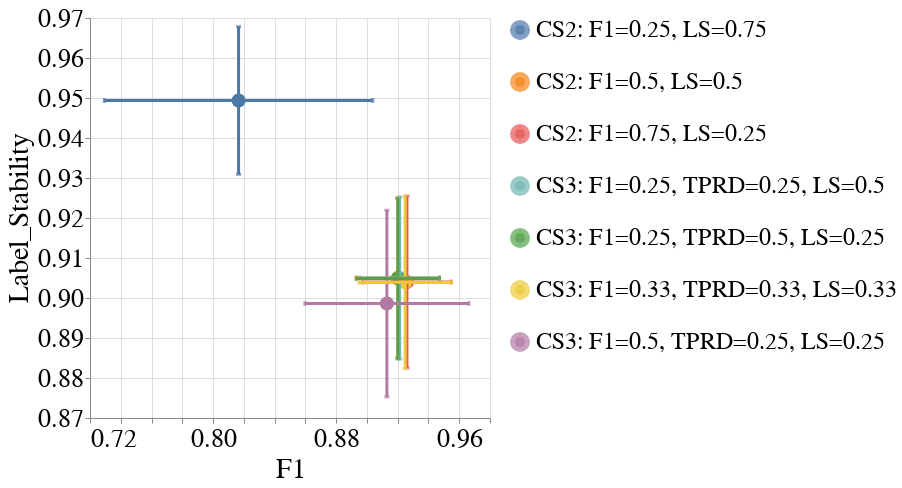

Notebook code cell kept with this figure:
### Code cell
create_box_plot_per_dataset_and_all_case_studies(to_plot=best_lp_metrics_per_exp_config_df,
                                                 exp_name=EXP_NAME,
                                                 dataset_name=DATASET_NAME,
                                                 metric_x="F1",
                                                 group_x="overall",
                                                 metric_y="Label_Stability",
                                                 group_y="overall",
                                                 rename_legend_dct=rename_legend_dct)

### Figure 1 — Vega-Lite specification as saved in the notebook (floating-point values rounded to 4 significant figures)
{"config": {"view": {"continuousWidth": 400, "continuousHeight": 300, "stroke": null}, "axis": {"labelFontSize": 26, "labelFontWeight": "normal", "titleFontSize": 28, "titleFontWeight": "normal"}, "legend": {"labelFontSize": 24, "labelLimit": 500, "symbolStrokeWidth": 10, "titleFontSize": 26}, "title": {"fontSize": 28}}, "layer": [{"mark": {"type": "point", "filled": true}, "encoding": {"color": {"field": "exp_config_name", "title": null, "type": "nominal"}, "size": {"value": 200}, "tooltip": [{"field": "exp_config_name", "type": "nominal"}, {"aggregate": "mean", "field": "F1", "type": "quantitative"}, {"aggregate": "mean", "field": "Label_Stability", "type": "quantitative"}], "x": {"aggregate": "mean", "field": "F1", "scale": {"zero": false}, "title": "F1", "type": "quantitative"}, "y": {"aggregate": "mean", "field": "Label_Stability", "scale": {"zero": false}, "title": "Label_Stability", "type": "quantitative"}}}, {"mark": {"type": "errorbar", "extent": "stdev", "orient": "vertical", "thickness": 3, "ticks": true}, "encoding": {"color": {"field": "exp_config_name", "title": null, "type": "nominal"}, "x": {"aggregate": "mean", "field": "F1", "scale": {"zero": false}, "title": "F1", "type": "quantitative"}, "y": {"field": "Label_Stability", "scale": {"zero": false}, "title": "Label_Stability", "type": "quantitative"}}}, {"mark": {"type": "errorbar", "extent": "stdev", "orient": "horizontal", "thickness": 3, "ticks": true}, "encoding": {"color": {"field": "exp_config_name", "title": null, "type": "nominal"}, "x": {"field": "F1", "scale": {"zero": false}, "title": "F1", "type": "quantitative"}, "y": {"aggregate": "mean", "field": "Label_Stability", "scale": {"zero": false}, "title": "Label_Stability", "type": "quantitative"}}}], "data": {"name": "data-b7b176a43d5d167262681a7a6bbde0db"}, "height": 400, "width": 400, "$schema": "https://vega.github.io/schema/vega-lite/v4.17.0.json", "datasets": {"data-b7b176a43d5d167262681a7a6bbde0db": [{"exp_config_name": "CS2: F1=0.25, LS=0.75", "run_num": 1, "logical_pipeline_uuid": "Tm9uZSZOT19GQUlSTkVTU19JTlRFUlZFTlRJT04mcmZfY2xm", "physical_pipeline_uuid": "8939878e-64d4-4d42-81cf-7eeedbae286f", "compound_pp_quality_x": 0.9347, "metric_x": "F1", "model_name": "rf_clf", "runtime_in_mins_x": 0.3662, "dataset_name": "diabetes", "logical_pipeline_name": "None&NO_FAIRNESS_INTERVENTION&rf_clf", "null_imputer_name_x": "None", "fairness_intervention_name_x": "NO_FAIRNESS_INTERVENTION", "Gender_dis_x": 0.9577, "Gender_priv_x": 0.9109, "F1": 0.9302, "compound_pp_quality_y": 0.9347, "metric_y": "Label_Stability", "runtime_in_mins_y": 0.3662, "null_imputer_name_y": "None", "fairness_intervention_name_y": "NO_FAIRNESS_INTERVENTION", "Gender_dis_y": 0.9593, "Gender_priv_y": 0.921, "Label_Stability": 0.9362}, {"exp_config_name": "CS2: F1=0.25, LS=0.75", "run_num": 2, "logical_pipeline_uuid": "Tm9uZSZOT19GQUlSTkVTU19JTlRFUlZFTlRJT04mcmZfY2xm", "physical_pipeline_uuid": "79bbab41-0032-49c6-b1cd-3044f196ff8a", "compound_pp_quality_x": 0.9195, "metric_x": "F1", "model_name": "rf_clf", "runtime_in_mins_x": 0.953, "dataset_name": "diabetes", "logical_pipeline_name": "None&NO_FAIRNESS_INTERVENTION&rf_clf", "null_imputer_name_x": "None", "fairness_intervention_name_x": "NO_FAIRNESS_INTERVENTION", "Gender_dis_x": 0.8824, "Gender_priv_x": 0.8261, "F1": 0.85, "compound_pp_quality_y": 0.9195, "metric_y": "Label_Stability", "runtime_in_mins_y": 0.953, "null_imputer_name_y": "None", "fairness_intervention_name_y": "NO_FAIRNESS_INTERVENTION", "Gender_dis_y": 0.9469, "Gender_priv_y": 0.94, "Label_Stability": 0.9426}, {"exp_config_name": "CS2: F1=0.25, LS=0.75", "run_num": 3, "logical_pipeline_uuid": "Tm9uZSZOT19GQUlSTkVTU19JTlRFUlZFTlRJT04mcmZfY2xm", "physical_pipeline_uuid": "eb15408e-83cb-4852-8e1d-cc6f474dde04", "compound_pp_quality_x": 0.9105, "metric_x": "F1", "model_name": "rf_clf", "runtime_in_mins_x": 1.264, "dataset_name": "diabetes", "logical_pipeline_name": "None&NO_FAIRNESS_INTERVENTION&rf_clf", "null_imputer_name_x": "None", "fairness_intervention_name_x": "NO_FAIRNESS_INTERVENTION", "Gender_dis_x": 0.9508, "Gender_priv_x": 0.7727, "F1": 0.8456, "compound_pp_quality_y": 0.9105, "metric_y": "Label_Stability", "runtime_in_mins_y": 1.264, "null_imputer_name_y": "None", "fairness_intervention_name_y": "NO_FAIRNESS_INTERVENTION", "Gender_dis_y": 0.9331, "Gender_priv_y": 0.9315, "Label_Stability": 0.9321}, {"exp_config_name": "CS2: F1=0.25, LS=0.75", "run_num": 4, "logical_pipeline_uuid": "Tm9uZSZOT19GQUlSTkVTU19JTlRFUlZFTlRJT04mbHJfY2xm", "physical_pipeline_uuid": "b0a04c13-c135-4b91-a5e7-cb45fa50b464", "compound_pp_quality_x": 0.9029, "metric_x": "F1", "model_name": "lr_clf", "runtime_in_mins_x": 0.07371, "dataset_name": "diabetes", "logical_pipeline_name": "None&NO_FAIRNESS_INTERVENTION&lr_clf", "null_imputer_name_x": "None", "fairness_intervention_name_x": "NO_FAIRNESS_INTERVENTION", "Gender_dis_x": 0.9275, "Gender_priv_x": 0.5679, "F1": 0.7333, "compound_pp_quality_y": 0.9029, "metric_y": "Label_Stability", "runtime_in_mins_y": 0.07371, "null_imputer_name_y": "None", "fairness_intervention_name_y": "NO_FAIRNESS_INTERVENTION", "Gender_dis_y": 0.966, "Gender_priv_y": 0.9552, "Label_Stability": 0.9594}, {"exp_config_name": "CS2: F1=0.25, LS=0.75", "run_num": 5, "logical_pipeline_uuid": "Tm9uZSZOT19GQUlSTkVTU19JTlRFUlZFTlRJT04mbGdibV9jbGY=", "physical_pipeline_uuid": "628f1069-1112-4519-b182-8aef53652da5", "compound_pp_quality_x": 0.9134, "metric_x": "F1", "model_name": "lgbm_clf", "runtime_in_mins_x": 0.04169, "dataset_name": "diabetes", "logical_pipeline_name": "None&NO_FAIRNESS_INTERVENTION&lgbm_clf", "null_imputer_name_x": "None", "fairness_intervention_name_x": "NO_FAIRNESS_INTERVENTION", "Gender_dis_x": 0.7397, "Gender_priv_x": 0.7089, "F1": 0.7237, "compound_pp_quality_y": 0.9134, "metric_y": "Label_Stability", "runtime_in_mins_y": 0.04169, "null_imputer_name_y": "None", "fairness_intervention_name_y": "NO_FAIRNESS_INTERVENTION", "Gender_dis_y": 0.9697, "Gender_priv_y": 0.9811, "Label_Stability": 0.9766}, {"exp_config_name": "CS2: F1=0.5, LS=0.5", "run_num": 1, "logical_pipeline_uuid": "Tm9uZSZOT19GQUlSTkVTU19JTlRFUlZFTlRJT04mcmZfY2xm", "physical_pipeline_uuid": "9ed649c2-5c45-4353-aa8a-ff670a0aa419", "compound_pp_quality_x": 0.9332, "metric_x": "F1", "model_name": "rf_clf", "runtime_in_mins_x": 0.3788, "dataset_name": "diabetes", "logical_pipeline_name": "None&NO_FAIRNESS_INTERVENTION&rf_clf", "null_imputer_name_x": "None", "fairness_intervention_name_x": "NO_FAIRNESS_INTERVENTION", "Gender_dis_x": 0.9577, "Gender_priv_x": 0.9109, "F1": 0.9302, "compound_pp_quality_y": 0.9332, "metric_y": "Label_Stability", "runtime_in_mins_y": 0.3788, "null_imputer_name_y": "None", "fairness_intervention_name_y": "NO_FAIRNESS_INTERVENTION", "Gender_dis_y": 0.9593, "Gender_priv_y": 0.921, "Label_Stability": 0.9362}, {"exp_config_name": "CS2: F1=0.5, LS=0.5", "run_num": 2, "logical_pipeline_uuid": "Tm9uZSZOT19GQUlSTkVTU19JTlRFUlZFTlRJT04mcmZfY2xm", "physical_pipeline_uuid": "cd8f0374-361c-4344-a8b3-e047bb5cfcd5", "compound_pp_quality_x": 0.9282, "metric_x": "F1", "model_name": "rf_clf", "runtime_in_mins_x": 1.145, "dataset_name": "diabetes", "logical_pipeline_name": "None&NO_FAIRNESS_INTERVENTION&rf_clf", "null_imputer_name_x": "None", "fairness_intervention_name_x": "NO_FAIRNESS_INTERVENTION", "Gender_dis_x": 0.9706, "Gender_priv_x": 0.9485, "F1": 0.9576, "compound_pp_quality_y": 0.9282, "metric_y": "Label_Stability", "runtime_in_mins_y": 1.145, "null_imputer_name_y": "None", "fairness_intervention_name_y": "NO_FAIRNESS_INTERVENTION", "Gender_dis_y": 0.9288, "Gender_priv_y": 0.8802, "Label_Stability": 0.8988}, {"exp_config_name": "CS2: F1=0.5, LS=0.5", "run_num": 3, "logical_pipeline_uuid": "Tm9uZSZOT19GQUlSTkVTU19JTlRFUlZFTlRJT04mcmZfY2xm", "physical_pipeline_uuid": "080b2bd1-ee71-4027-9deb-b1ca6afb739a", "compound_pp_quality_x": 0.8995, "metric_x": "F1", "model_name": "rf_clf", "runtime_in_mins_x": 0.1698, "dataset_name": "diabetes", "logical_pipeline_name": "None&NO_FAIRNESS_INTERVENTION&rf_clf", "null_imputer_name_x": "None", "fairness_intervention_name_x": "NO_FAIRNESS_INTERVENTION", "Gender_dis_x": 0.9508, "Gender_priv_x": 0.8511, "F1": 0.8903, "compound_pp_quality_y": 0.8995, "metric_y": "Label_Stability", "runtime_in_mins_y": 0.1698, "null_imputer_name_y": "None", "fairness_intervention_name_y": "NO_FAIRNESS_INTERVENTION", "Gender_dis_y": 0.9457, "Gender_priv_y": 0.8878, "Label_Stability": 0.9087}, {"exp_config_name": "CS2: F1=0.5, LS=0.5", "run_num": 4, "logical_pipeline_uuid": "Tm9uZSZOT19GQUlSTkVTU19JTlRFUlZFTlRJT04mcmZfY2xm", "physical_pipeline_uuid": "0f4eea10-2f4a-4c19-b1be-ed9c0c6007a1", "compound_pp_quality_x": 0.8987, "metric_x": "F1", "model_name": "rf_clf", "runtime_in_mins_x": 0.2083, "dataset_name": "diabetes", "logical_pipeline_name": "None&NO_FAIRNESS_INTERVENTION&rf_clf", "null_imputer_name_x": "None", "fairness_intervention_name_x": "NO_FAIRNESS_INTERVENTION", "Gender_dis_x": 0.9412, "Gender_priv_x": 0.8636, "F1": 0.8974, "compound_pp_quality_y": 0.8987, "metric_y": "Label_Stability", "runtime_in_mins_y": 0.2083, "null_imputer_name_y": "None", "fairness_intervention_name_y": "NO_FAIRNESS_INTERVENTION", "Gender_dis_y": 0.9499, "Gender_priv_y": 0.8676, "Label_Stability": 0.9}, {"exp_config_name": "CS2: F1=0.5, LS=0.5", "run_num": 5, "logical_pipeline_uuid": "Tm9uZSZOT19GQUlSTkVTU19JTlRFUlZFTlRJT04mcmZfY2xm", "physical_pipeline_uuid": "ac27dc05-df85-4a91-b331-4322c5cdefe9", "compound_pp_quality_x": 0.9032, "metric_x": "F1", "model_name": "rf_clf", "runtime_in_mins_x": 0.3644, "dataset_name": "diabetes", "logical_pipeline_name": "None&NO_FAIRNESS_INTERVENTION&rf_clf", "null_imputer_name_x": "None", "fairness_intervention_name_x": "NO_FAIRNESS_INTERVENTION", "Gender_dis_x": 0.9067, "Gender_priv_x": 0.9412, "F1": 0.925, "compound_pp_quality_y": 0.9032, "metric_y": "Label_Stability", "runtime_in_mins_y": 0.3644, "null_imputer_name_y": "None", "fairness_intervention_name_y": "NO_FAIRNESS_INTERVENTION", "Gender_dis_y": 0.8867, "Gender_priv_y": 0.8781, "Label_Stability": 0.8815}, {"exp_config_name": "CS2: F1=0.75, LS=0.25", "run_num": 1, "logical_pipeline_uuid": "Tm9uZSZOT19GQUlSTkVTU19JTlRFUlZFTlRJT04mcmZfY2xm", "physical_pipeline_uuid": "554f6185-d959-4824-9773-9798c0a8f4de", "compound_pp_quality_x": 0.9317, "metric_x": "F1", "model_name": "rf_clf", "runtime_in_mins_x": 0.4316, "dataset_name": "diabetes", "logical_pipeline_name": "None&NO_FAIRNESS_INTERVENTION&rf_clf", "null_imputer_name_x": "None", "fairness_intervention_name_x": "NO_FAIRNESS_INTERVENTION", "Gender_dis_x": 0.9577, "Gender_priv_x": 0.9109, "F1": 0.9302, "compound_pp_quality_y": 0.9317, "metric_y": "Label_Stability", "runtime_in_mins_y": 0.4316, "null_imputer_name_y": "None", "fairness_intervention_name_y": "NO_FAIRNESS_INTERVENTION", "Gender_dis_y": 0.9593, "Gender_priv_y": 0.921, "Label_Stability": 0.9362}, {"exp_config_name": "CS2: F1=0.75, LS=0.25", "run_num": 2, "logical_pipeline_uuid": "Tm9uZSZOT19GQUlSTkVTU19JTlRFUlZFTlRJT04mcmZfY2xm", "physical_pipeline_uuid": "e613408e-f6db-4c3e-b7f7-a3eae1c5d163", "compound_pp_quality_x": 0.9427, "metric_x": "F1", "model_name": "rf_clf", "runtime_in_mins_x": 0.8657, "dataset_name": "diabetes", "logical_pipeline_name": "None&NO_FAIRNESS_INTERVENTION&rf_clf", "null_imputer_name_x": "None", "fairness_intervention_name_x": "NO_FAIRNESS_INTERVENTION", "Gender_dis_x": 0.9706, "Gender_priv_x": 0.9485, "F1": 0.9576, "compound_pp_quality_y": 0.9427, "metric_y": "Label_Stability", "runtime_in_mins_y": 0.8657, "null_imputer_name_y": "None", "fairness_intervention_name_y": "NO_FAIRNESS_INTERVENTION", "Gender_dis_y": 0.9223, "Gender_priv_y": 0.8829, "Label_Stability": 0.8979}, {"exp_config_name": "CS2: F1=0.75, LS=0.25", "run_num": 3, "logical_pipeline_uuid": "Tm9uZSZOT19GQUlSTkVTU19JTlRFUlZFTlRJT04mcmZfY2xm", "physical_pipeline_uuid": "972dc5a6-023f-450a-92e0-db2b8c573393", "compound_pp_quality_x": 0.8949, "metric_x": "F1", "model_name": "rf_clf", "runtime_in_mins_x": 0.2151, "dataset_name": "diabetes", "logical_pipeline_name": "None&NO_FAIRNESS_INTERVENTION&rf_clf", "null_imputer_name_x": "None", "fairness_intervention_name_x": "NO_FAIRNESS_INTERVENTION", "Gender_dis_x": 0.9508, "Gender_priv_x": 0.8511, "F1": 0.8903, "compound_pp_quality_y": 0.8949, "metric_y": "Label_Stability", "runtime_in_mins_y": 0.2151, "null_imputer_name_y": "None", "fairness_intervention_name_y": "NO_FAIRNESS_INTERVENTION", "Gender_dis_y": 0.9457, "Gender_priv_y": 0.8878, "Label_Stability": 0.9087}, {"exp_config_name": "CS2: F1=0.75, LS=0.25", "run_num": 4, "logical_pipeline_uuid": "Tm9uZSZOT19GQUlSTkVTU19JTlRFUlZFTlRJT04mcmZfY2xm", "physical_pipeline_uuid": "e51af03b-af06-4f76-a026-a4c7098e1a64", "compound_pp_quality_x": 0.9025, "metric_x": "F1", "model_name": "rf_clf", "runtime_in_mins_x": 0.09414, "dataset_name": "diabetes", "logical_pipeline_name": "None&NO_FAIRNESS_INTERVENTION&rf_clf", "null_imputer_name_x": "None", "fairness_intervention_name_x": "NO_FAIRNESS_INTERVENTION", "Gender_dis_x": 0.9412, "Gender_priv_x": 0.8736, "F1": 0.9032, "compound_pp_quality_y": 0.9025, "metric_y": "Label_Stability", "runtime_in_mins_y": 0.09414, "null_imputer_name_y": "None", "fairness_intervention_name_y": "NO_FAIRNESS_INTERVENTION", "Gender_dis_y": 0.9551, "Gender_priv_y": 0.865, "Label_Stability": 0.9004}, {"exp_config_name": "CS2: F1=0.75, LS=0.25", "run_num": 5, "logical_pipeline_uuid": "Tm9uZSZOT19GQUlSTkVTU19JTlRFUlZFTlRJT04mcmZfY2xm", "physical_pipeline_uuid": "7fa89018-728c-438b-bbe3-7eff626ca6d3", "compound_pp_quality_x": 0.9307, "metric_x": "F1", "model_name": "rf_clf", "runtime_in_mins_x": 0.6347, "dataset_name": "diabetes", "logical_pipeline_name": "None&NO_FAIRNESS_INTERVENTION&rf_clf", "null_imputer_name_x": "None", "fairness_intervention_name_x": "NO_FAIRNESS_INTERVENTION", "Gender_dis_x": 0.9577, "Gender_priv_x": 0.9412, "F1": 0.9487, "compound_pp_quality_y": 0.9307, "metric_y": "Label_Stability", "runtime_in_mins_y": 0.6347, "null_imputer_name_y": "None", "fairness_intervention_name_y": "NO_FAIRNESS_INTERVENTION", "Gender_dis_y": 0.8796, "Gender_priv_y": 0.8749, "Label_Stability": 0.8768}, {"exp_config_name": "CS3: F1=0.25, TPRD=0.25, LS=0.5", "run_num": 1, "logical_pipeline_uuid": "Tm9uZSZOT19GQUlSTkVTU19JTlRFUlZFTlRJT04mcmZfY2xm", "physical_pipeline_uuid": "7dbfe994-65d4-431f-b832-d6262564fe40", "compound_pp_quality_x": 0.9357, "metric_x": "F1", "model_name": "rf_clf", "runtime_in_mins_x": 0.3596, "dataset_name": "diabetes", "logical_pipeline_name": "None&NO_FAIRNESS_INTERVENTION&rf_clf", "null_imputer_name_x": "None", "fairness_intervention_name_x": "NO_FAIRNESS_INTERVENTION", "Gender_dis_x": 0.9577, "Gender_priv_x": 0.9109, "F1": 0.9302, "compound_pp_quality_y": 0.9357, "metric_y": "Label_Stability", "runtime_in_mins_y": 0.3596, "null_imputer_name_y": "None", "fairness_intervention_name_y": "NO_FAIRNESS_INTERVENTION", "Gender_dis_y": 0.9593, "Gender_priv_y": 0.921, "Label_Stability": 0.9362}, {"exp_config_name": "CS3: F1=0.25, TPRD=0.25, LS=0.5", "run_num": 2, "logical_pipeline_uuid": "Tm9uZSZOT19GQUlSTkVTU19JTlRFUlZFTlRJT04mcmZfY2xm", "physical_pipeline_uuid": "2388c476-c420-4416-a00c-3f5092645cfe", "compound_pp_quality_x": 0.9335, "metric_x": "F1", "model_name": "rf_clf", "runtime_in_mins_x": 1.729, "dataset_name": "diabetes", "logical_pipeline_name": "None&NO_FAIRNESS_INTERVENTION&rf_clf", "null_imputer_name_x": "None", "fairness_intervention_name_x": "NO_FAIRNESS_INTERVENTION", "Gender_dis_x": 0.9706, "Gender_priv_x": 0.9485, "F1": 0.9576, "compound_pp_quality_y": 0.9335, "metric_y": "Label_Stability", "runtime_in_mins_y": 1.729, "null_imputer_name_y": "None", "fairness_intervention_name_y": "NO_FAIRNESS_INTERVENTION", "Gender_dis_y": 0.9288, "Gender_priv_y": 0.8802, "Label_Stability": 0.8988}, {"exp_config_name": "CS3: F1=0.25, TPRD=0.25, LS=0.5", "run_num": 3, "logical_pipeline_uuid": "Tm9uZSZOT19GQUlSTkVTU19JTlRFUlZFTlRJT04mcmZfY2xm", "physical_pipeline_uuid": "15190404-0407-400f-a9fd-c2b9810c7f99", "compound_pp_quality_x": 0.8936, "metric_x": "F1", "model_name": "rf_clf", "runtime_in_mins_x": 0.2844, "dataset_name": "diabetes", "logical_pipeline_name": "None&NO_FAIRNESS_INTERVENTION&rf_clf", "null_imputer_name_x": "None", "fairness_intervention_name_x": "NO_FAIRNESS_INTERVENTION", "Gender_dis_x": 0.9508, "Gender_priv_x": 0.8511, "F1": 0.8903, "compound_pp_quality_y": 0.8936, "metric_y": "Label_Stability", "runtime_in_mins_y": 0.2844, "null_imputer_name_y": "None", "fairness_intervention_name_y": "NO_FAIRNESS_INTERVENTION", "Gender_dis_y": 0.9457, "Gender_priv_y": 0.8878, "Label_Stability": 0.9087}, {"exp_config_name": "CS3: F1=0.25, TPRD=0.25, LS=0.5", "run_num": 4, "logical_pipeline_uuid": "Tm9uZSZOT19GQUlSTkVTU19JTlRFUlZFTlRJT04mcmZfY2xm", "physical_pipeline_uuid": "5190675e-2b12-495b-a8bb-4420f06ab8d0", "compound_pp_quality_x": 0.8998, "metric_x": "F1", "model_name": "rf_clf", "runtime_in_mins_x": 0.1495, "dataset_name": "diabetes", "logical_pipeline_name": "None&NO_FAIRNESS_INTERVENTION&rf_clf", "null_imputer_name_x": "None", "fairness_intervention_name_x": "NO_FAIRNESS_INTERVENTION", "Gender_dis_x": 0.9412, "Gender_priv_x": 0.8736, "F1": 0.9032, "compound_pp_quality_y": 0.8998, "metric_y": "Label_Stability", "runtime_in_mins_y": 0.1495, "null_imputer_name_y": "None", "fairness_intervention_name_y": "NO_FAIRNESS_INTERVENTION", "Gender_dis_y": 0.9581, "Gender_priv_y": 0.8638, "Label_Stability": 0.9009}, {"exp_config_name": "CS3: F1=0.25, TPRD=0.25, LS=0.5", "run_num": 5, "logical_pipeline_uuid": "Tm9uZSZOT19GQUlSTkVTU19JTlRFUlZFTlRJT04mcmZfY2xm", "physical_pipeline_uuid": "028ba49c-e6ec-4363-b79f-9714485aabc6", "compound_pp_quality_x": 0.9215, "metric_x": "F1", "model_name": "rf_clf", "runtime_in_mins_x": 0.458, "dataset_name": "diabetes", "logical_pipeline_name": "None&NO_FAIRNESS_INTERVENTION&rf_clf", "null_imputer_name_x": "None", "fairness_intervention_name_x": "NO_FAIRNESS_INTERVENTION", "Gender_dis_x": 0.9067, "Gender_priv_x": 0.9412, "F1": 0.925, "compound_pp_quality_y": 0.9215, "metric_y": "Label_Stability", "runtime_in_mins_y": 0.458, "null_imputer_name_y": "None", "fairness_intervention_name_y": "NO_FAIRNESS_INTERVENTION", "Gender_dis_y": 0.8867, "Gender_priv_y": 0.8764, "Label_Stability": 0.8804}, {"exp_config_name": "CS3: F1=0.25, TPRD=0.5, LS=0.25", "run_num": 1, "logical_pipeline_uuid": "Tm9uZSZOT19GQUlSTkVTU19JTlRFUlZFTlRJT04mcmZfY2xm", "physical_pipeline_uuid": "1d038b04-892c-4018-8983-cedfdf03f090", "compound_pp_quality_x": 0.9367, "metric_x": "F1", "model_name": "rf_clf", "runtime_in_mins_x": 0.3948, "dataset_name": "diabetes", "logical_pipeline_name": "None&NO_FAIRNESS_INTERVENTION&rf_clf", "null_imputer_name_x": "None", "fairness_intervention_name_x": "NO_FAIRNESS_INTERVENTION", "Gender_dis_x": 0.9577, "Gender_priv_x": 0.9109, "F1": 0.9302, "compound_pp_quality_y": 0.9367, "metric_y": "Label_Stability", "runtime_in_mins_y": 0.3948, "null_imputer_name_y": "None", "fairness_intervention_name_y": "NO_FAIRNESS_INTERVENTION", "Gender_dis_y": 0.9593, "Gender_priv_y": 0.921, "Label_Stability": 0.9362}, {"exp_config_name": "CS3: F1=0.25, TPRD=0.5, LS=0.25", "run_num": 2, "logical_pipeline_uuid": "Tm9uZSZOT19GQUlSTkVTU19JTlRFUlZFTlRJT04mcmZfY2xm", "physical_pipeline_uuid": "c77cab1c-8555-4d2f-87cf-fb78385f612f", "compound_pp_quality_x": 0.9535, "metric_x": "F1", "model_name": "rf_clf", "runtime_in_mins_x": 0.7588, "dataset_name": "diabetes", "logical_pipeline_name": "None&NO_FAIRNESS_INTERVENTION&rf_clf", "null_imputer_name_x": "None", "fairness_intervention_name_x": "NO_FAIRNESS_INTERVENTION", "Gender_dis_x": 0.9706, "Gender_priv_x": 0.9485, "F1": 0.9576, "compound_pp_quality_y": 0.9535, "metric_y": "Label_Stability", "runtime_in_mins_y": 0.7588, "null_imputer_name_y": "None", "fairness_intervention_name_y": "NO_FAIRNESS_INTERVENTION", "Gender_dis_y": 0.9277, "Gender_priv_y": 0.8812, "Label_Stability": 0.899}, {"exp_config_name": "CS3: F1=0.25, TPRD=0.5, LS=0.25", "run_num": 3, "logical_pipeline_uuid": "Tm9uZSZOT19GQUlSTkVTU19JTlRFUlZFTlRJT04mcmZfY2xm", "physical_pipeline_uuid": "83c2270c-92dd-4d60-9ad0-a31563ceb9f8", "compound_pp_quality_x": 0.8831, "metric_x": "F1", "model_name": "rf_clf", "runtime_in_mins_x": 0.1952, "dataset_name": "diabetes", "logical_pipeline_name": "None&NO_FAIRNESS_INTERVENTION&rf_clf", "null_imputer_name_x": "None", "fairness_intervention_name_x": "NO_FAIRNESS_INTERVENTION", "Gender_dis_x": 0.9508, "Gender_priv_x": 0.8511, "F1": 0.8903, "compound_pp_quality_y": 0.8831, "metric_y": "Label_Stability", "runtime_in_mins_y": 0.1952, "null_imputer_name_y": "None", "fairness_intervention_name_y": "NO_FAIRNESS_INTERVENTION", "Gender_dis_y": 0.9457, "Gender_priv_y": 0.8878, "Label_Stability": 0.9087}, {"exp_config_name": "CS3: F1=0.25, TPRD=0.5, LS=0.25", "run_num": 4, "logical_pipeline_uuid": "Tm9uZSZOT19GQUlSTkVTU19JTlRFUlZFTlRJT04mcmZfY2xm", "physical_pipeline_uuid": "8ea4bf95-1e76-4700-b7aa-463ef3f2e078", "compound_pp_quality_x": 0.8962, "metric_x": "F1", "model_name": "rf_clf", "runtime_in_mins_x": 0.8846, "dataset_name": "diabetes", "logical_pipeline_name": "None&NO_FAIRNESS_INTERVENTION&rf_clf", "null_imputer_name_x": "None", "fairness_intervention_name_x": "NO_FAIRNESS_INTERVENTION", "Gender_dis_x": 0.9412, "Gender_priv_x": 0.8636, "F1": 0.8974, "compound_pp_quality_y": 0.8962, "metric_y": "Label_Stability", "runtime_in_mins_y": 0.8846, "null_imputer_name_y": "None", "fairness_intervention_name_y": "NO_FAIRNESS_INTERVENTION", "Gender_dis_y": 0.9495, "Gender_priv_y": 0.8662, "Label_Stability": 0.899}, {"exp_config_name": "CS3: F1=0.25, TPRD=0.5, LS=0.25", "run_num": 5, "logical_pipeline_uuid": "Tm9uZSZOT19GQUlSTkVTU19JTlRFUlZFTlRJT04mcmZfY2xm", "physical_pipeline_uuid": "118dd7f0-8c8c-46a6-8fea-3cf4c932cbae", "compound_pp_quality_x": 0.9516, "metric_x": "F1", "model_name": "rf_clf", "runtime_in_mins_x": 0.4297, "dataset_name": "diabetes", "logical_pipeline_name": "None&NO_FAIRNESS_INTERVENTION&rf_clf", "null_imputer_name_x": "None", "fairness_intervention_name_x": "NO_FAIRNESS_INTERVENTION", "Gender_dis_x": 0.9067, "Gender_priv_x": 0.9412, "F1": 0.925, "compound_pp_quality_y": 0.9516, "metric_y": "Label_Stability", "runtime_in_mins_y": 0.4297, "null_imputer_name_y": "None", "fairness_intervention_name_y": "NO_FAIRNESS_INTERVENTION", "Gender_dis_y": 0.8867, "Gender_priv_y": 0.8781, "Label_Stability": 0.8815}, {"exp_config_name": "CS3: F1=0.5, TPRD=0.25, LS=0.25", "run_num": 1, "logical_pipeline_uuid": "Tm9uZSZOT19GQUlSTkVTU19JTlRFUlZFTlRJT04mcmZfY2xm", "physical_pipeline_uuid": "9224fe8c-4944-4b70-89d2-e74dd943d5d5", "compound_pp_quality_x": 0.9342, "metric_x": "F1", "model_name": "rf_clf", "runtime_in_mins_x": 0.3736, "dataset_name": "diabetes", "logical_pipeline_name": "None&NO_FAIRNESS_INTERVENTION&rf_clf", "null_imputer_name_x": "None", "fairness_intervention_name_x": "NO_FAIRNESS_INTERVENTION", "Gender_dis_x": 0.9577, "Gender_priv_x": 0.9109, "F1": 0.9302, "compound_pp_quality_y": 0.9342, "metric_y": "Label_Stability", "runtime_in_mins_y": 0.3736, "null_imputer_name_y": "None", "fairness_intervention_name_y": "NO_FAIRNESS_INTERVENTION", "Gender_dis_y": 0.9593, "Gender_priv_y": 0.921, "Label_Stability": 0.9362}, {"exp_config_name": "CS3: F1=0.5, TPRD=0.25, LS=0.25", "run_num": 2, "logical_pipeline_uuid": "Tm9uZSZOT19GQUlSTkVTU19JTlRFUlZFTlRJT04mcmZfY2xm", "physical_pipeline_uuid": "18b02800-5d51-4800-8169-694cabafa5d5", "compound_pp_quality_x": 0.948, "metric_x": "F1", "model_name": "rf_clf", "runtime_in_mins_x": 1.003, "dataset_name": "diabetes", "logical_pipeline_name": "None&NO_FAIRNESS_INTERVENTION&rf_clf", "null_imputer_name_x": "None", "fairness_intervention_name_x": "NO_FAIRNESS_INTERVENTION", "Gender_dis_x": 0.9706, "Gender_priv_x": 0.9485, "F1": 0.9576, "compound_pp_quality_y": 0.948, "metric_y": "Label_Stability", "runtime_in_mins_y": 1.003, "null_imputer_name_y": "None", "fairness_intervention_name_y": "NO_FAIRNESS_INTERVENTION", "Gender_dis_y": 0.9223, "Gender_priv_y": 0.8829, "Label_Stability": 0.8979}, {"exp_config_name": "CS3: F1=0.5, TPRD=0.25, LS=0.25", "run_num": 3, "logical_pipeline_uuid": "Tm9uZSZOT19GQUlSTkVTU19JTlRFUlZFTlRJT04mbGdibV9jbGY=", "physical_pipeline_uuid": "fa2c365d-6050-4dde-8d07-dc3524d1f624", "compound_pp_quality_x": 0.8518, "metric_x": "F1", "model_name": "lgbm_clf", "runtime_in_mins_x": 0.07182, "dataset_name": "diabetes", "logical_pipeline_name": "None&NO_FAIRNESS_INTERVENTION&lgbm_clf", "null_imputer_name_x": "None", "fairness_intervention_name_x": "NO_FAIRNESS_INTERVENTION", "Gender_dis_x": 0.8929, "Gender_priv_x": 0.7816, "F1": 0.8252, "compound_pp_quality_y": 0.8518, "metric_y": "Label_Stability", "runtime_in_mins_y": 0.07182, "null_imputer_name_y": "None", "fairness_intervention_name_y": "NO_FAIRNESS_INTERVENTION", "Gender_dis_y": 0.8698, "Gender_priv_y": 0.8885, "Label_Stability": 0.8818}, {"exp_config_name": "CS3: F1=0.5, TPRD=0.25, LS=0.25", "run_num": 4, "logical_pipeline_uuid": "Tm9uZSZOT19GQUlSTkVTU19JTlRFUlZFTlRJT04mcmZfY2xm", "physical_pipeline_uuid": "e5c8e664-57ab-4082-a1cb-df61e5780802", "compound_pp_quality_x": 0.9003, "metric_x": "F1", "model_name": "rf_clf", "runtime_in_mins_x": 0.08119, "dataset_name": "diabetes", "logical_pipeline_name": "None&NO_FAIRNESS_INTERVENTION&rf_clf", "null_imputer_name_x": "None", "fairness_intervention_name_x": "NO_FAIRNESS_INTERVENTION", "Gender_dis_x": 0.9412, "Gender_priv_x": 0.8736, "F1": 0.9032, "compound_pp_quality_y": 0.9003, "metric_y": "Label_Stability", "runtime_in_mins_y": 0.08119, "null_imputer_name_y": "None", "fairness_intervention_name_y": "NO_FAIRNESS_INTERVENTION", "Gender_dis_y": 0.9551, "Gender_priv_y": 0.865, "Label_Stability": 0.9004}, {"exp_config_name": "CS3: F1=0.5, TPRD=0.25, LS=0.25", "run_num": 5, "logical_pipeline_uuid": "Tm9uZSZOT19GQUlSTkVTU19JTlRFUlZFTlRJT04mcmZfY2xm", "physical_pipeline_uuid": "dd818d1c-2e47-4d37-80d8-8c6d5f1e8c3a", "compound_pp_quality_x": 0.9436, "metric_x": "F1", "model_name": "rf_clf", "runtime_in_mins_x": 0.6953, "dataset_name": "diabetes", "logical_pipeline_name": "None&NO_FAIRNESS_INTERVENTION&rf_clf", "null_imputer_name_x": "None", "fairness_intervention_name_x": "NO_FAIRNESS_INTERVENTION", "Gender_dis_x": 0.9577, "Gender_priv_x": 0.9412, "F1": 0.9487, "compound_pp_quality_y": 0.9436, "metric_y": "Label_Stability", "runtime_in_mins_y": 0.6953, "null_imputer_name_y": "None", "fairness_intervention_name_y": "NO_FAIRNESS_INTERVENTION", "Gender_dis_y": 0.8796, "Gender_priv_y": 0.8749, "Label_Stability": 0.8768}, {"exp_config_name": "CS3: F1=0.33, TPRD=0.33, LS=0.33", "run_num": 1, "logical_pipeline_uuid": "Tm9uZSZOT19GQUlSTkVTU19JTlRFUlZFTlRJT04mcmZfY2xm", "physical_pipeline_uuid": "74c3a2ee-b161-4fae-a92b-4f881e59a89f", "compound_pp_quality_x": 0.9262, "metric_x": "F1", "model_name": "rf_clf", "runtime_in_mins_x": 0.3739, "dataset_name": "diabetes", "logical_pipeline_name": "None&NO_FAIRNESS_INTERVENTION&rf_clf", "null_imputer_name_x": "None", "fairness_intervention_name_x": "NO_FAIRNESS_INTERVENTION", "Gender_dis_x": 0.9577, "Gender_priv_x": 0.9109, "F1": 0.9302, "compound_pp_quality_y": 0.9262, "metric_y": "Label_Stability", "runtime_in_mins_y": 0.3739, "null_imputer_name_y": "None", "fairness_intervention_name_y": "NO_FAIRNESS_INTERVENTION", "Gender_dis_y": 0.9593, "Gender_priv_y": 0.921, "Label_Stability": 0.9362}, {"exp_config_name": "CS3: F1=0.33, TPRD=0.33, LS=0.33", "run_num": 2, "logical_pipeline_uuid": "Tm9uZSZOT19GQUlSTkVTU19JTlRFUlZFTlRJT04mcmZfY2xm", "physical_pipeline_uuid": "d96b8792-9f5d-4596-9757-f26ceab39e73", "compound_pp_quality_x": 0.9353, "metric_x": "F1", "model_name": "rf_clf", "runtime_in_mins_x": 0.8578, "dataset_name": "diabetes", "logical_pipeline_name": "None&NO_FAIRNESS_INTERVENTION&rf_clf", "null_imputer_name_x": "None", "fairness_intervention_name_x": "NO_FAIRNESS_INTERVENTION", "Gender_dis_x": 0.9706, "Gender_priv_x": 0.9485, "F1": 0.9576, "compound_pp_quality_y": 0.9353, "metric_y": "Label_Stability", "runtime_in_mins_y": 0.8578, "null_imputer_name_y": "None", "fairness_intervention_name_y": "NO_FAIRNESS_INTERVENTION", "Gender_dis_y": 0.9223, "Gender_priv_y": 0.8829, "Label_Stability": 0.8979}, {"exp_config_name": "CS3: F1=0.33, TPRD=0.33, LS=0.33", "run_num": 3, "logical_pipeline_uuid": "Tm9uZSZOT19GQUlSTkVTU19JTlRFUlZFTlRJT04mcmZfY2xm", "physical_pipeline_uuid": "3f9b91c8-fb6d-45e8-835e-d12dd5038ffe", "compound_pp_quality_x": 0.8797, "metric_x": "F1", "model_name": "rf_clf", "runtime_in_mins_x": 0.1847, "dataset_name": "diabetes", "logical_pipeline_name": "None&NO_FAIRNESS_INTERVENTION&rf_clf", "null_imputer_name_x": "None", "fairness_intervention_name_x": "NO_FAIRNESS_INTERVENTION", "Gender_dis_x": 0.9508, "Gender_priv_x": 0.8511, "F1": 0.8903, "compound_pp_quality_y": 0.8797, "metric_y": "Label_Stability", "runtime_in_mins_y": 0.1847, "null_imputer_name_y": "None", "fairness_intervention_name_y": "NO_FAIRNESS_INTERVENTION", "Gender_dis_y": 0.9457, "Gender_priv_y": 0.8878, "Label_Stability": 0.9087}, {"exp_config_name": "CS3: F1=0.33, TPRD=0.33, LS=0.33", "run_num": 4, "logical_pipeline_uuid": "Tm9uZSZOT19GQUlSTkVTU19JTlRFUlZFTlRJT04mcmZfY2xm", "physical_pipeline_uuid": "81d289b7-901f-4a15-bf35-bd3f85213587", "compound_pp_quality_x": 0.8882, "metric_x": "F1", "model_name": "rf_clf", "runtime_in_mins_x": 0.1857, "dataset_name": "diabetes", "logical_pipeline_name": "None&NO_FAIRNESS_INTERVENTION&rf_clf", "null_imputer_name_x": "None", "fairness_intervention_name_x": "NO_FAIRNESS_INTERVENTION", "Gender_dis_x": 0.9412, "Gender_priv_x": 0.8636, "F1": 0.8974, "compound_pp_quality_y": 0.8882, "metric_y": "Label_Stability", "runtime_in_mins_y": 0.1857, "null_imputer_name_y": "None", "fairness_intervention_name_y": "NO_FAIRNESS_INTERVENTION", "Gender_dis_y": 0.9499, "Gender_priv_y": 0.8676, "Label_Stability": 0.9}, {"exp_config_name": "CS3: F1=0.33, TPRD=0.33, LS=0.33", "run_num": 5, "logical_pipeline_uuid": "Tm9uZSZOT19GQUlSTkVTU19JTlRFUlZFTlRJT04mcmZfY2xm", "physical_pipeline_uuid": "0f53c2f7-ef51-4d34-aac1-25c31577e5e5", "compound_pp_quality_x": 0.9324, "metric_x": "F1", "model_name": "rf_clf", "runtime_in_mins_x": 0.6292, "dataset_name": "diabetes", "logical_pipeline_name": "None&NO_FAIRNESS_INTERVENTION&rf_clf", "null_imputer_name_x": "None", "fairness_intervention_name_x": "NO_FAIRNESS_INTERVENTION", "Gender_dis_x": 0.9577, "Gender_priv_x": 0.9412, "F1": 0.9487, "compound_pp_quality_y": 0.9324, "metric_y": "Label_Stability", "runtime_in_mins_y": 0.6292, "null_imputer_name_y": "None", "fairness_intervention_name_y": "NO_FAIRNESS_INTERVENTION", "Gender_dis_y": 0.8796, "Gender_priv_y": 0.8749, "Label_Stability": 0.8768}]}}
